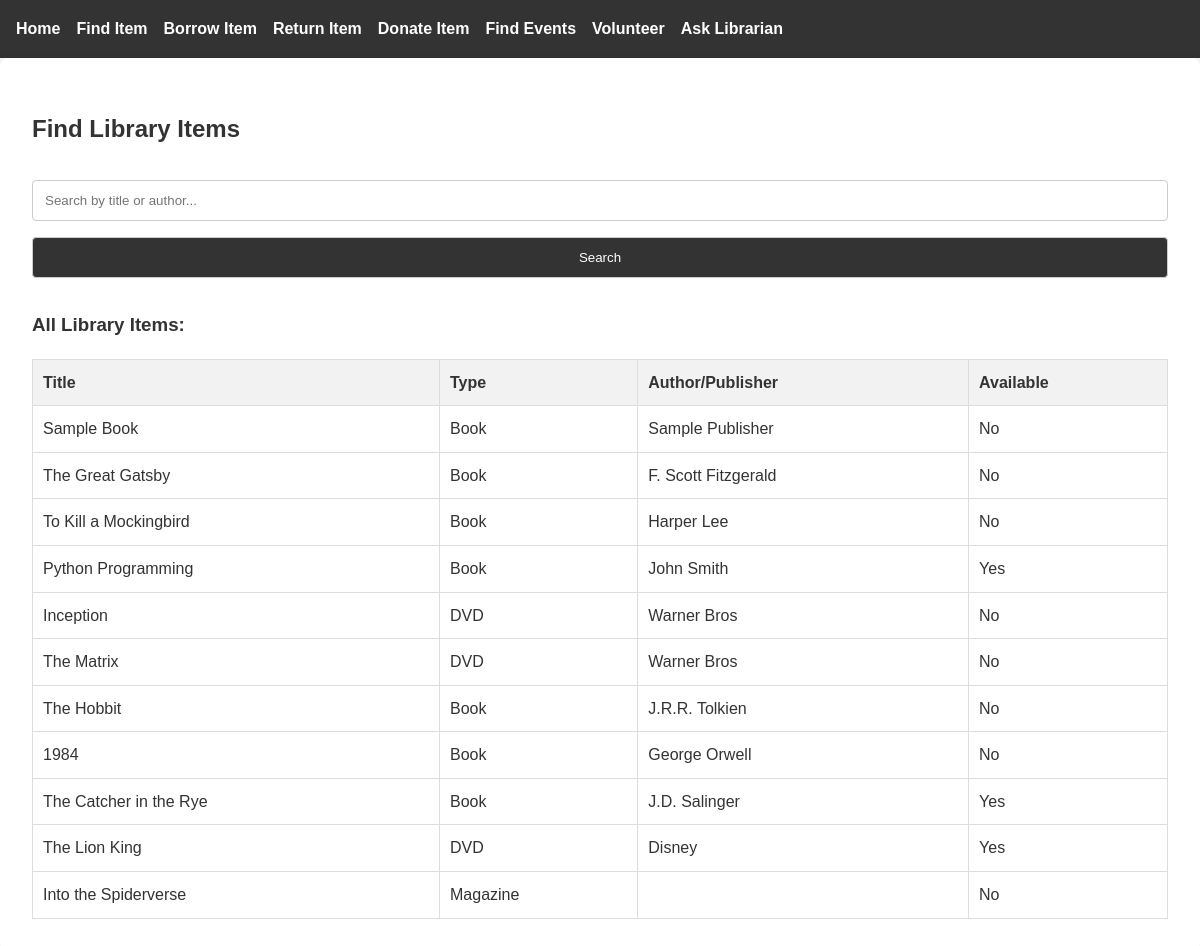
Page /find-item on the committed database.
### tables this page shows
CREATE TABLE Item (
            ItemID INTEGER PRIMARY KEY AUTOINCREMENT, 
            Title TEXT NOT NULL,
            Type TEXT NOT NULL,
            AuthorPublisher TEXT,
            AvailabilityStatus BOOLEAN DEFAULT 1,
            ISBN TEXT,
            PublicationYear INTEGER
        );

### app.py (the view)
@app.route('/find-item', methods=['GET', 'POST'])
def find_item():
    conn = get_db_connection()
    if request.method == 'POST':
        search_term = request.form['search_term']
        items = conn.execute(
            "SELECT * FROM Item WHERE Title LIKE ? OR AuthorPublisher LIKE ?",
            (f'%{search_term}%', f'%{search_term}%')
        ).fetchall()
    else:
        items = conn.execute("SELECT * FROM Item").fetchall()
    conn.close()
    return render_template('find_item.html', items=items)

### app.py (called while the page is built)
def get_db_connection():
    print("Connecting to database...")
    conn = sqlite3.connect('354_mini_project.db')
    conn.row_factory = sqlite3.Row
    return conn

### templates/find_item.html (shortened to what this page needs)
{% extends "base.html" %}
{% block content %}
<h2>Find Library Items</h2>
<form method="POST">
    <input type="text" name="search_term" placeholder="Search by title or author..." required>
    <button type="submit">Search</button>
</form>
{% if items %}
<h3>{% if request.method == 'POST' %}Search Results{% else %}All Library Items{% endif %}:</h3>
<table>
    <tr>
        <th>Title</th>
        <th>Type</th>
        <th>Author/Publisher</th>
        <th>Available</th>
    </tr>
    {% for item in items %}
    <tr>
        <td>{{ item['Title'] }}</td>
        <td>{{ item['Type'] }}</td>
        <td>{{ item['AuthorPublisher'] }}</td>
        <td>{{ 'Yes' if item['AvailabilityStatus'] else 'No' }}</td>
    </tr>
    {% endfor %}
</table>
{% else %}
<p>No items found in the library.</p>
{% endif %}
{% endblock %}

### static/styles.css (style rules this page uses)
body { font-family: Arial, sans-serif; margin: 0; padding: 0; background-color: #f9f9f9; color: #333; line-height: 1.6; }
table { width: 100%; border-collapse: collapse; margin-top: 1rem; background: white; }
th, td { border: 1px solid #ddd; padding: 10px; text-align: left; }
th { background-color: #f2f2f2; font-weight: bold; }
form { margin: 2rem 0; display: flex; flex-direction: column; gap: 1rem; }
input, button { padding: 0.75rem; border: 1px solid #ccc; border-radius: 4px; }
button { background-color: #333; color: white; cursor: pointer; transition: background 0.3s ease-in-out; }

### rows in the picture
Item: Title "Sample Book", Type "Book", AuthorPublisher "Sample Publisher", AvailabilityStatus "No"
Item: Title "The Great Gatsby", Type "Book", AuthorPublisher "F. Scott Fitzgerald", AvailabilityStatus "No"
Item: Title "To Kill a Mockingbird", Type "Book", AuthorPublisher "Harper Lee", AvailabilityStatus "No"
Item: Title "Python Programming", Type "Book", AuthorPublisher "John Smith", AvailabilityStatus "Yes"
Item: Title "Inception", Type "DVD", AuthorPublisher "Warner Bros", AvailabilityStatus "No"
Item: Title "The Matrix", Type "DVD", AuthorPublisher "Warner Bros", AvailabilityStatus "No"
Item: Title "The Hobbit", Type "Book", AuthorPublisher "J.R.R. Tolkien", AvailabilityStatus "No"
Item: Title "1984", Type "Book", AuthorPublisher "George Orwell", AvailabilityStatus "No"
Item: Title "The Catcher in the Rye", Type "Book", AuthorPublisher "J.D. Salinger", AvailabilityStatus "Yes"
Item: Title "The Lion King", Type "DVD", AuthorPublisher "Disney", AvailabilityStatus "Yes"
Item: Title "Into the Spiderverse", Type "Magazine", AvailabilityStatus "No"
